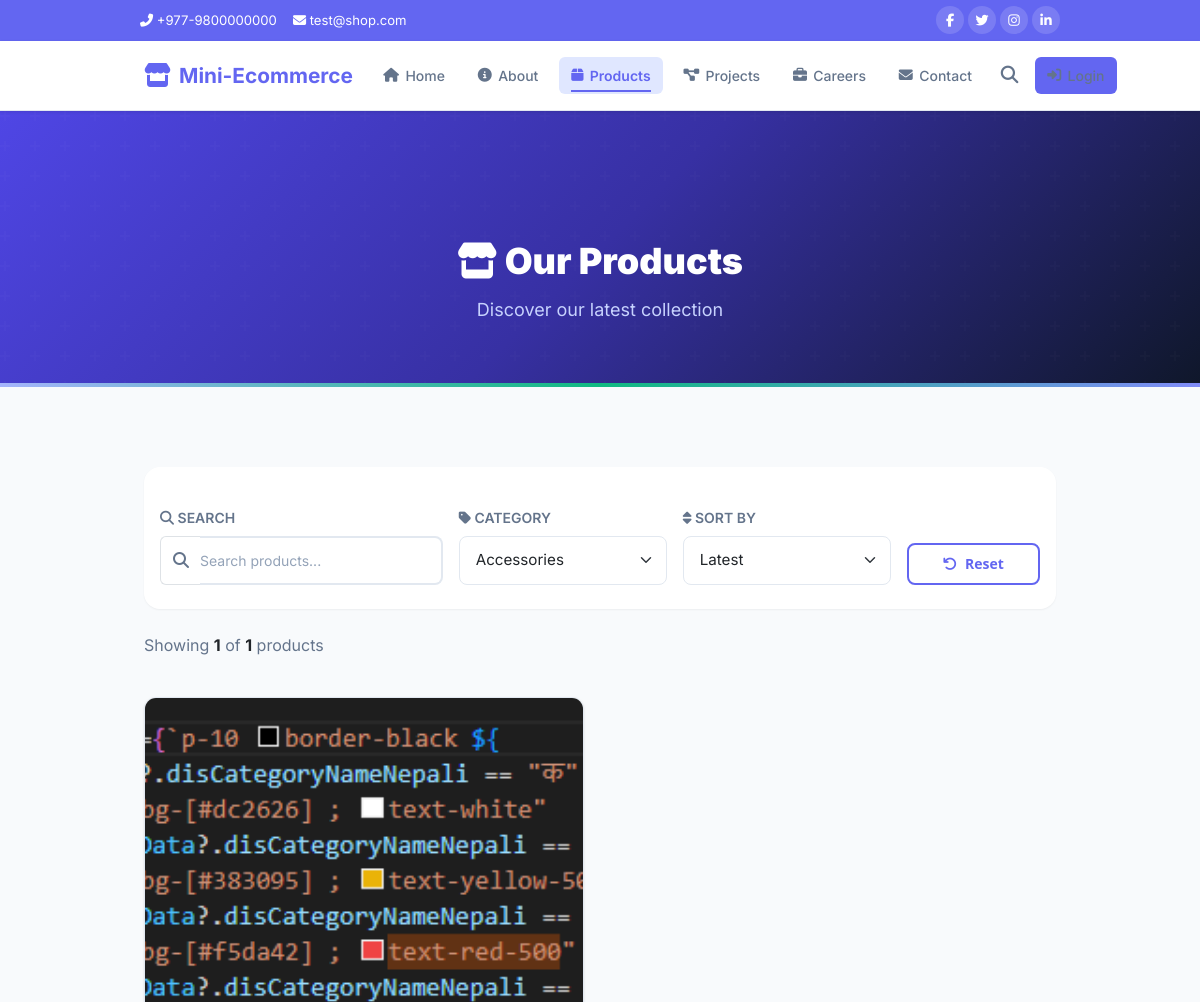
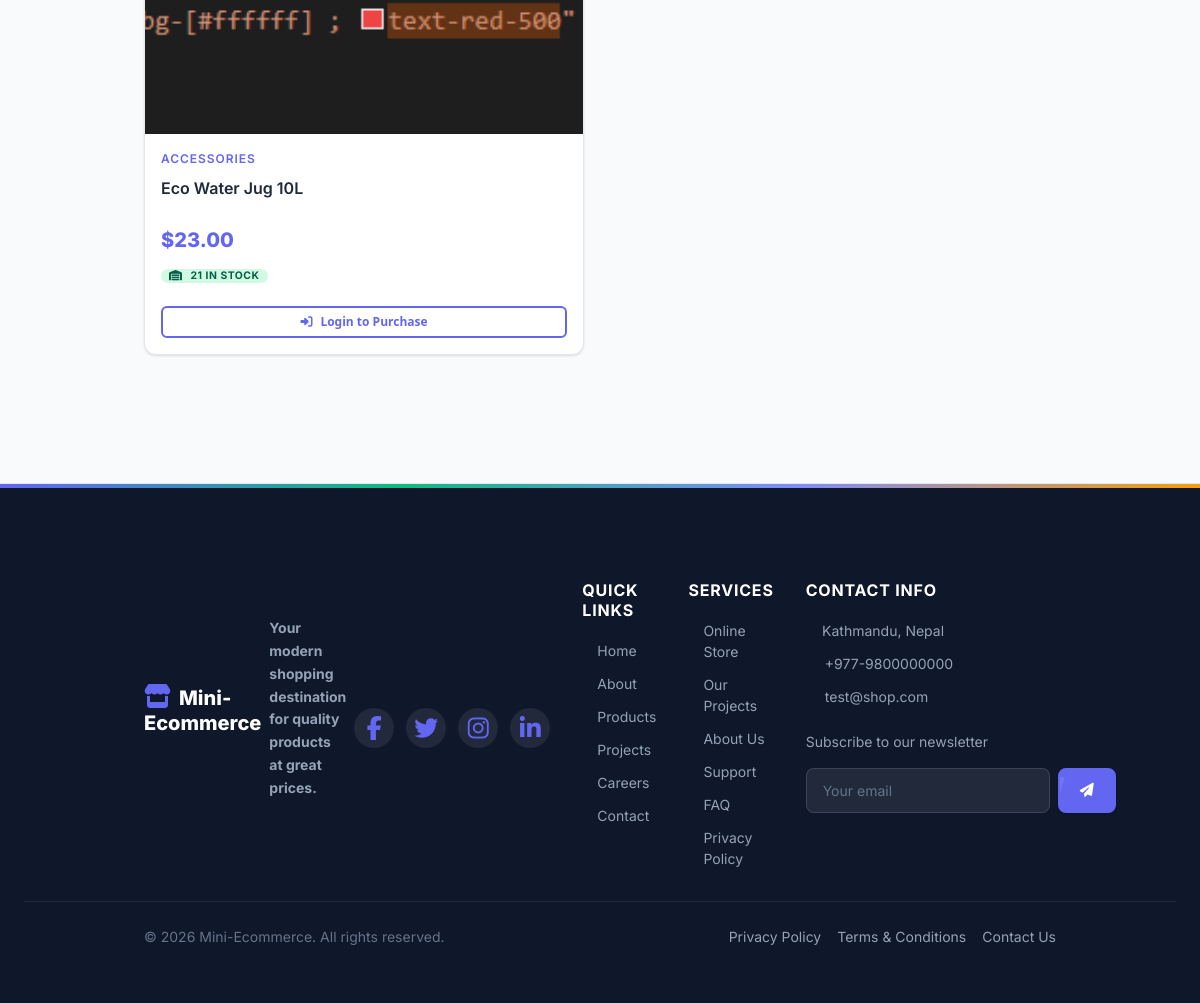
/product/products.php?category=4, run on the app's committed database (2 pictures, top to bottom).
### tables this page shows
CREATE TABLE products (
    product_id INTEGER PRIMARY KEY AUTOINCREMENT,
    name TEXT NOT NULL,
    slug TEXT DEFAULT NULL,
    description TEXT,
    price REAL NOT NULL,
    category TEXT NOT NULL DEFAULT '',
    category_id INTEGER DEFAULT NULL,
    stock INTEGER NOT NULL DEFAULT 0,
    is_featured INTEGER DEFAULT 0,
    image TEXT,
    brochure TEXT DEFAULT NULL,
    is_active INTEGER DEFAULT 1,
    created_at TEXT DEFAULT (datetime('now')),
    updated_at TEXT DEFAULT (datetime('now')),
    FOREIGN KEY (category_id) REFERENCES product_categories(category_id) ON DELETE SET NULL
);

CREATE TABLE product_categories (
    category_id INTEGER PRIMARY KEY AUTOINCREMENT,
    name TEXT NOT NULL UNIQUE,
    slug TEXT NOT NULL UNIQUE,
    description TEXT DEFAULT NULL,
    image TEXT DEFAULT NULL,
    is_active INTEGER DEFAULT 1,
    created_at TEXT DEFAULT (datetime('now'))
);

CREATE TABLE settings (
    setting_id INTEGER PRIMARY KEY AUTOINCREMENT,
    setting_key TEXT NOT NULL UNIQUE,
    setting_value TEXT DEFAULT NULL,
    setting_group TEXT DEFAULT 'general',
    created_at TEXT DEFAULT (datetime('now')),
    updated_at TEXT DEFAULT (datetime('now'))
);

### includes/helpers.php (called while the page is built, shortened)
<?php
function getSetting(string $key, string $default = ''): string {
    static $cache = [];
    if (!isset($cache[$key])) {
        $pdo = getDB();
        $stmt = $pdo->prepare("SELECT setting_value FROM settings WHERE setting_key = ?");
        $stmt->execute([$key]);
        $row = $stmt->fetch();
        $cache[$key] = $row ? $row['setting_value'] : $default;
    }
    return $cache[$key];
}
function h(?string $value): string {
    return htmlspecialchars($value ?? '', ENT_QUOTES, 'UTF-8');
}
function imgUrl(?string $image, string $default = 'placeholder.jpg'): string {
    if (strpos($image, 'uploads/') === 0) return APP_URL . '/' . $image;
    return APP_URL . '/assets/images/' . $image;
}

### includes/session.php (called while the page is built, shortened)
<?php
function isLoggedIn(): bool {
    return false;
}

### product/products.php (the view, shortened to what this page needs)
<?php
require_once __DIR__ . '/../includes/session.php';
require_once __DIR__ . '/../includes/helpers.php';
$pdo = getDB();
$perPage = 12;
$page    = isset($_GET['page']) ? max(1, (int)$_GET['page']) : 1;
$offset  = ($page - 1) * $perPage;
$filterCat   = $_GET['category'] ?? '';
$sortBy      = $_GET['sort']     ?? 'default';
$search      = trim($_GET['search'] ?? '');
$conditions = ['p.is_active = 1'];
$params = [];
if (!empty($filterCat)) {
    $conditions[] = 'p.category_id = ?';
    $params[] = (int)$filterCat;
}
$where = 'WHERE ' . implode(' AND ', $conditions);
switch ($sortBy) {
    default:           $orderBy = 'ORDER BY p.product_id DESC'; break;
}
$countStmt = $pdo->prepare("SELECT COUNT(*) FROM products p $where");
$countStmt->execute($params);
$totalProducts = (int)$countStmt->fetchColumn();
$stmt = $pdo->prepare("SELECT p.*, pc.name as category_name FROM products p LEFT JOIN product_categories pc ON p.category_id = pc.category_id $where $orderBy LIMIT $perPage OFFSET $offset");
$stmt->execute($params);
$products = $stmt->fetchAll();
$categories = $pdo->query("SELECT * FROM product_categories WHERE is_active = 1 ORDER BY name")->fetchAll();
require_once __DIR__ . '/../includes/public_header.php';
?>
<div class="page-banner">
    <div class="container">
        <h1 data-aos="fade-up"><i class="fas fa-store"></i> Our Products</h1>
        <p data-aos="fade-up" data-aos-delay="100">Discover our latest collection</p>
    </div>
</div>
<section class="section-padding">
    <div class="container">
        <form method="GET" action="" class="bg-white rounded-4 shadow-sm p-4 mb-4" data-aos="fade-up">
            <div class="row g-3 align-items-end">
                <div class="col-md-4">
                    <label class="form-label fw-semibold text-muted small text-uppercase"><i class="fas fa-search"></i> Search</label>
                    <div class="input-group">
                        <span class="input-group-text bg-white border-end-0"><i class="fas fa-search text-muted"></i></span>
                        <input type="text" name="search" class="form-control border-start-0 ps-0" placeholder="Search products..." value="<?= h($search) ?>">
                    </div>
                </div>
                <div class="col-md-3">
                    <label class="form-label fw-semibold text-muted small text-uppercase"><i class="fas fa-tag"></i> Category</label>
                    <select name="category" class="form-select" onchange="this.form.submit()">
                        <?php foreach ($categories as $c): ?>
                        <option value="<?= $c['category_id'] ?>" <?= $filterCat == $c['category_id'] ? 'selected' : '' ?>><?= h($c['name']) ?></option>
                        <?php endforeach; ?>
                    </select>
                </div>
                <div class="col-md-3">
                    <label class="form-label fw-semibold text-muted small text-uppercase"><i class="fas fa-sort"></i> Sort By</label>
                    <select name="sort" class="form-select" onchange="this.form.submit()">
                        <option value="default" <?= $sortBy === 'default' ? 'selected' : '' ?>>Latest</option>
                    </select>
                </div>
                <div class="col-md-2">
                    <label class="form-label text-muted small text-uppercase">&nbsp;</label>
                    <a href="<?= APP_URL ?>/product/products.php" class="btn btn-outline w-100"><i class="fas fa-undo"></i> Reset</a>
                </div>
            </div>
        </form>
        <p class="text-muted mb-4" data-aos="fade-up">Showing <strong class="text-dark"><?= count($products) ?></strong> of <strong class="text-dark"><?= $totalProducts ?></strong> products</p>
        <?php if (empty($products)): ?>
        <div class="empty-state" data-aos="fade-up">
            <i class="fas fa-box-open"></i>
            <h3>No products found</h3>
            <p>Try adjusting your search or filter criteria.</p>
            <a href="<?= APP_URL ?>/product/products.php" class="btn btn-primary">Clear Filters</a>
        </div>
        <?php else: ?>
        <div class="row g-3">
            <?php foreach ($products as $i => $p): ?>
            <div class="col-6 col-md-4 col-lg-3" data-aos="fade-up" data-aos-delay="<?= ($i % 12) * 50 ?>">
                <div class="product-card">
                    <a href="<?= APP_URL ?>/product/details.php?id=<?= $p['product_id'] ?>">
                        <div class="product-img-wrap">
                            <img src="<?= imgUrl($p['image'] ?? '') ?>" alt="<?= h($p['name']) ?>" loading="lazy" onerror="this.src='<?= APP_URL ?>/assets/images/placeholder.jpg'">
                        </div>
                    </a>
                    <div class="product-info">
                        <span class="product-category"><?= h($p['category_name'] ?? $p['category']) ?></span>
                        <h3 class="product-name"><a href="<?= APP_URL ?>/product/details.php?id=<?= $p['product_id'] ?>"><?= h($p['name']) ?></a></h3>
                        <div class="product-price">
                            <span class="current-price">$<?= number_format($p['price'], 2) ?></span>
                        </div>
                        <div class="d-flex align-items-center gap-2 mt-auto pt-2">
                            <span class="badge <?= $p['stock'] > 0 ? 'badge-success' : 'badge-danger' ?> badge-sm">
                                <i class="fas fa-warehouse me-1"></i> <?= $p['stock'] ?> in stock
                            </span>
                        </div>
                        <?php if (isLoggedIn()): ?>
                        <form method="POST" action="<?= APP_URL ?>/cart/add.php" class="mt-3">
                            <input type="hidden" name="product_id" value="<?= $p['product_id'] ?>">
                            <input type="hidden" name="quantity" value="1">
                            <button type="submit" class="btn-add-cart" <?= $p['stock'] == 0 ? 'disabled' : '' ?>>
                                <i class="fas fa-cart-plus"></i> <?= $p['stock'] == 0 ? 'Out of Stock' : 'Add to Cart' ?>
                            </button>
                        </form>
                        <?php else: ?>
                        <a href="<?= APP_URL ?>/user/auth.php" class="btn btn-outline btn-sm w-100 mt-3">
                            <i class="fas fa-sign-in-alt"></i> Login to Purchase
                        </a>
                        <?php endif; ?>
                    </div>
                </div>
            </div>
            <?php endforeach; ?>
        </div>
        <?php endif; ?>
    </div>
</section>
<?php require_once __DIR__ . '/../includes/footer.php'; ?>

### includes/footer.php (shortened to what this page needs)
<?php
require_once __DIR__ . '/helpers.php';
$siteName    = getSetting('site_name', APP_NAME);
$siteEmail   = getSetting('contact_email', 'support@company.com');
$sitePhone   = getSetting('contact_phone', '+977-9800000000');
$siteAddress = getSetting('contact_address', 'Kathmandu, Nepal');
$footerDesc  = getSetting('footer_description', 'Your modern shopping destination for quality products at great prices.');
$facebookUrl  = getSetting('facebook_url', '#');
$twitterUrl   = getSetting('twitter_url', '#');
$instagramUrl = getSetting('instagram_url', '#');
$linkedinUrl  = getSetting('linkedin_url', '#');
?>
</main>
<footer class="site-footer">
    <div class="footer-top">
        <div class="container">
            <div class="footer-grid">
                <div class="footer-brand" data-aos="fade-up">
                    <h4><i class="fas fa-store" style="color:var(--primary-500);margin-right:0.5rem;"></i><?= h($siteName) ?></h4>
                    <p><?= h($footerDesc) ?></p>
                    <div class="footer-social">
                        <a href="<?= h($facebookUrl) ?>" target="_blank" title="Facebook"><i class="fab fa-facebook-f"></i></a>
                        <a href="<?= h($twitterUrl) ?>" target="_blank" title="Twitter"><i class="fab fa-twitter"></i></a>
                        <a href="<?= h($instagramUrl) ?>" target="_blank" title="Instagram"><i class="fab fa-instagram"></i></a>
                        <a href="<?= h($linkedinUrl) ?>" target="_blank" title="LinkedIn"><i class="fab fa-linkedin-in"></i></a>
                    </div>
                </div>
                <div data-aos="fade-up" data-aos-delay="100">
                    <h5 class="footer-heading">Quick Links</h5>
                    <div class="footer-links">
                        <a href="<?= APP_URL ?>/index.php"><i class="fas fa-chevron-right"></i> Home</a>
                        <a href="<?= APP_URL ?>/about.php"><i class="fas fa-chevron-right"></i> About</a>
                        <a href="<?= APP_URL ?>/product/products.php"><i class="fas fa-chevron-right"></i> Products</a>
                        <a href="<?= APP_URL ?>/projects.php"><i class="fas fa-chevron-right"></i> Projects</a>
                        <a href="<?= APP_URL ?>/careers.php"><i class="fas fa-chevron-right"></i> Careers</a>
                        <a href="<?= APP_URL ?>/contact.php"><i class="fas fa-chevron-right"></i> Contact</a>
                    </div>
                </div>
                <div data-aos="fade-up" data-aos-delay="200">
                    <h5 class="footer-heading">Services</h5>
                    <div class="footer-links">
                        <a href="<?= APP_URL ?>/product/products.php"><i class="fas fa-chevron-right"></i> Online Store</a>
                        <a href="<?= APP_URL ?>/projects.php"><i class="fas fa-chevron-right"></i> Our Projects</a>
                        <a href="<?= APP_URL ?>/about.php"><i class="fas fa-chevron-right"></i> About Us</a>
                        <a href="<?= APP_URL ?>/contact.php"><i class="fas fa-chevron-right"></i> Support</a>
                        <a href="#"><i class="fas fa-chevron-right"></i> FAQ</a>
                        <a href="#"><i class="fas fa-chevron-right"></i> Privacy Policy</a>
                    </div>
                </div>
                <div data-aos="fade-up" data-aos-delay="300">
                    <h5 class="footer-heading">Contact Info</h5>
                    <div class="footer-links">
                        <?php if ($siteAddress): ?>
                        <a href="https://maps.google.com/?q=<?= urlencode($siteAddress) ?>" target="_blank"><i class="fas fa-map-marker-alt"></i> <?= h($siteAddress) ?></a>
                        <?php endif; ?>
                        <?php if ($sitePhone): ?>
                        <a href="tel:<?= h($sitePhone) ?>"><i class="fas fa-phone-alt"></i> <?= h($sitePhone) ?></a>
                        <?php endif; ?>
                        <?php if ($siteEmail): ?>
                        <a href="mailto:<?= h($siteEmail) ?>"><i class="fas fa-envelope"></i> <?= h($siteEmail) ?></a>
                        <?php endif; ?>
                    </div>
                    <div class="footer-newsletter mt-4">
                        <p>Subscribe to our newsletter</p>
                        <form class="newsletter-form" method="POST" action="" data-newsletter>
                            <input type="email" name="email" placeholder="Your email" required>
                            <button type="submit" class="btn btn-primary"><i class="fas fa-paper-plane"></i></button>
                        </form>
                    </div>
                </div>
            </div>
        </div>
    </div>
    <div class="footer-bottom">
        <div class="container">
            <div class="d-flex align-items-center justify-content-between flex-wrap gap-3">
                <p>&copy; <?= date('Y') ?> <?= h($siteName) ?>. All rights reserved.</p>
                <div class="footer-bottom-links">
                    <a href="#">Privacy Policy</a>
                    <a href="#">Terms & Conditions</a>
                    <a href="<?= APP_URL ?>/contact.php">Contact Us</a>
                </div>
            </div>
        </div>
    </div>
</footer>
</body>
</html>

### data on the page
products: image (picture), category.name "ACCESSORIES", name "Eco Water Jug 10L", price "23.00", stock "21"
settings: setting_value "Your modern shopping destination for quality products at great prices."

### other printed values
$contactPhone "+977-9800000000"
$contactEmail "test@shop.com"
$siteName "Mini-Ecommerce"
count($products) "1"
$totalProducts "1"
$siteAddress "Kathmandu, Nepal"
$sitePhone "+977-9800000000"
$siteEmail "test@shop.com"
form field category "Accessories"
